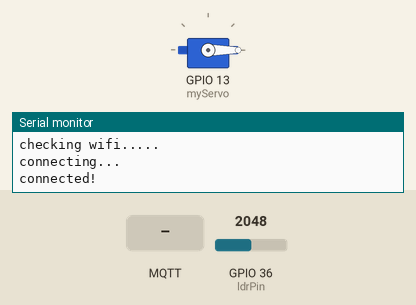
Simulated run of this sketch. Board: ESP32. Parts: servo, the last lines printed to the serial monitor. The inputs (shaded band) are chosen by the test bench; at power-on: GPIO 36 (ldrPin) = 2048. WiFi joins after 1.5 s; servers stay silent unless stated; no MQTT or app messages arrive unless stated.

Above: at 3.2 s.
3.3 s: MQTT message "5" arrives on the first subscribed topic
At 4.2 s:
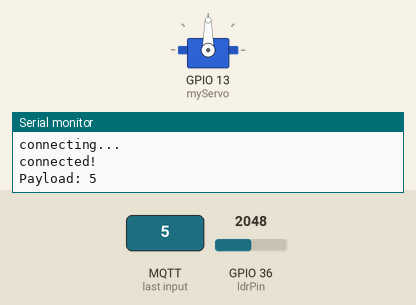
5.0 s: MQTT message "on" arrives on the first subscribed topic
6.5 s: MQTT message "off" arrives on the first subscribed topic
Timing chart, 0 to 9.5 s (numbered marks = the images above; inputs shaded):
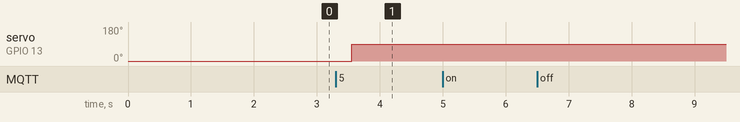

Measured:
- after the input at 3.3 s, servo on GPIO 13 (myServo): 0° → 90° after 0.26 s

The sketch:

MQTT_DHT11_Servo.ino
```cpp
#include <Servo.h>
#include <WiFi.h>
#include <MQTT.h>


#define ldrPin 36

const char ssid[] = "Flemel";
const char pass[] = "nyxtgu186534";


WiFiClient net;
Servo myServo;
MQTTClient client;

void connect() {
  Serial.print("checking wifi...");
  while (WiFi.status() != WL_CONNECTED) {
    Serial.print(".");
    delay(1000);
  }

  Serial.print("\nconnecting...");
  while (!client.connect("ESP32", "7bff9837", "1957d210a5778121")) {
    Serial.print(".");
    delay(1000);
  }

  Serial.println("\nconnected!");

  client.subscribe("/test");
  // client.unsubscribe("/hello");
}

void messageReceived(String &topic, String &payload) {
  Serial.println("Payload: " + payload);
  int ldrValue = payload.toInt();
  if(ldrValue <= 700) {
    myServo.write(90);
  }
  else {
    myServo.write(30);
  }
}


void setup() {
  Serial.begin(9600);
  myServo.attach(13);
  myServo.write(0);
  WiFi.begin(ssid, pass);

  client.begin("broker.shiftr.io", net);
  client.onMessage(messageReceived);

  connect();
}

void loop() {
  client.loop();
  delay(500);

  if (!client.connected()) {
    connect();
  }

  int ldrStatus = analogRead(ldrPin);
  String data = String(ldrStatus);
  client.publish("/test", data);
}
```
